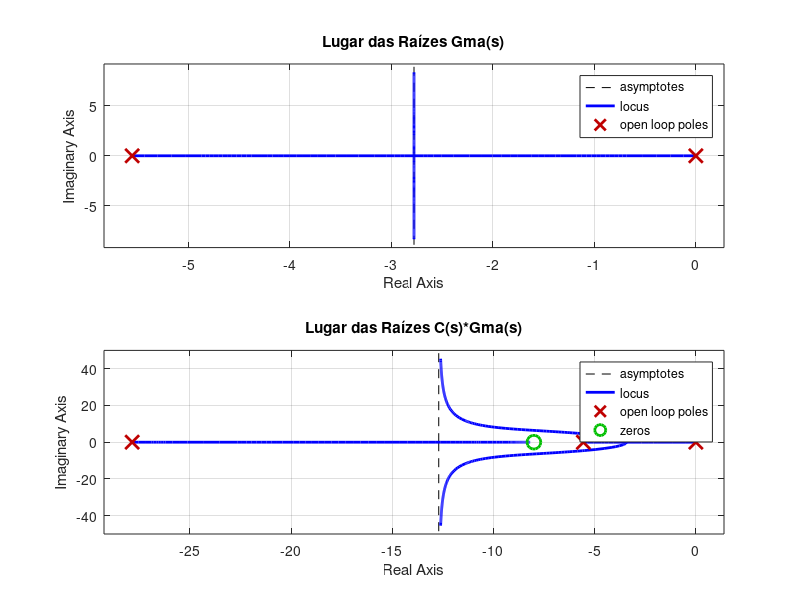
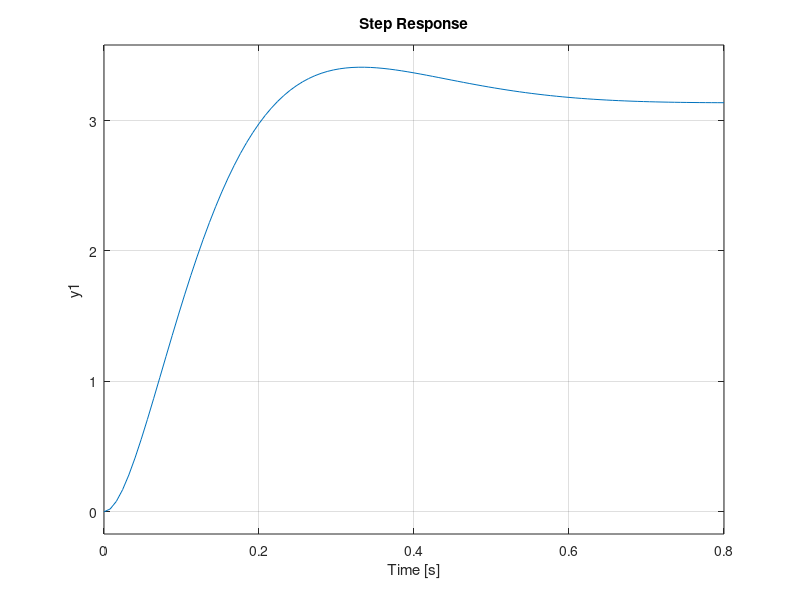

Recreate these plots in MATLAB, in order.
%pkg load control %comando necessário no Octave 
clear all 
clc 
k = 22.5; 
tau = 0.18; 
G = tf([k], [tau 1]); 
I = tf(1, [1 0]); 
Gma = G*I; 
figure(1) 
subplot(2,1,1) 
rlocus(Gma) 
title('Lugar das Raízes Gma(s)') 
Gmf = feedback(Gma,1);    
PO = 2; 
%porcentagem de overshoot 
zeta = sqrt(log(PO/100)^2/(pi^2+log(PO/100)^2)); 
ts = 0.5; 
%tempo de acomodação em segundos 
Wn = 4/(ts*zeta); 
%polo desejado que atende aos requisitos 
polo_d = -zeta*Wn + Wn*sqrt(1-zeta^2)*i; %apenas o complexo positivo    
%pzmap(Gma)   
%polos e zeros do sistema em malha aberta 
polos_ma = pole(Gma)'; zeros_ma = zero(Gma); 
 
%escolheu-se o zero igual a parte real do polo desejado 
zc = -real(polo_d); 
zeros = [-zc zeros_ma];   
%ângulos dos polos 
for n=1:length(polos_ma)     
    if (real(polos_ma(n))>= real(polo_d))         
        ang_p(n) = pi - atan(imag(polo_d)/(abs( real(polo_d))-abs(real(polos_ma(n)))));     
    else
        ang_p(n) = atan(imag(polo_d)/(abs( real(polo_d))-abs(real(polos_ma(n)))));     
    end
end
ang_p = ang_p*180/pi; 
%ângulos dos zeros 
for n=1:length(zeros)     
    if ( real(zeros(n)) >= real(polo_d) )         
    ang_z(n) = pi - atan(imag(polo_d) /(abs(real(polo_d)) - abs(real(zeros(n)))) );     
    else
    ang_z(n) = atan( imag(polo_d) / (-abs ( real(polo_d)) + abs (real(zeros(n)))));     
    end
end
ang_z = ang_z*180/pi;
%Condição de fase 
sum_pz = sum(ang_p)- sum(ang_z); 
if sum_pz > 180     
    angulo_polo_graus = sum_pz - 180; 
else
    angulo_polo_graus = 180 - sum_pz; 
end
%convertendo para radianos
angulo_polo_rad = angulo_polo_graus*pi/180; 
%polo do compensador 
pc = (imag(polo_d)/( tan(angulo_polo_rad) ))  + zc ; 
C = tf([1 zc],[1 pc]);   
figure(1) 
subplot(2,1,2) 
rlocus(C*Gma) 
title('Lugar das Raízes C(s)*Gma(s)')   
%Condição de módulo 
kc_num = abs([polo_d+pc polo_d polo_d*tau+1]); 
kc_den = abs((polo_d+zc))*k; 
kc = prod(kc_num)/prod(kc_den);   
%imprime os resultados na tela 
fprintf('\nPolos da função em malha aberta\n') 
fprintf('%.2f\n', polos_ma) 
fprintf("\nPolo desejado\n") 
polo_d 
fprintf("\nZero do compensador\n") 
fprintf('%.2f\n', -zc) 
fprintf('\nPolo do compensador\n') 
fprintf('%.2f\n', -pc)
fprintf('\nFunção de transferência do compensador (sem o ganho)\n') 
C 
fprintf('\nGanho do compensador\n') 
fprintf('%.2f\n', kc)   
Gcmf = feedback(kc*C*Gma,1); 
figure(2) 
step(pi*Gcmf)